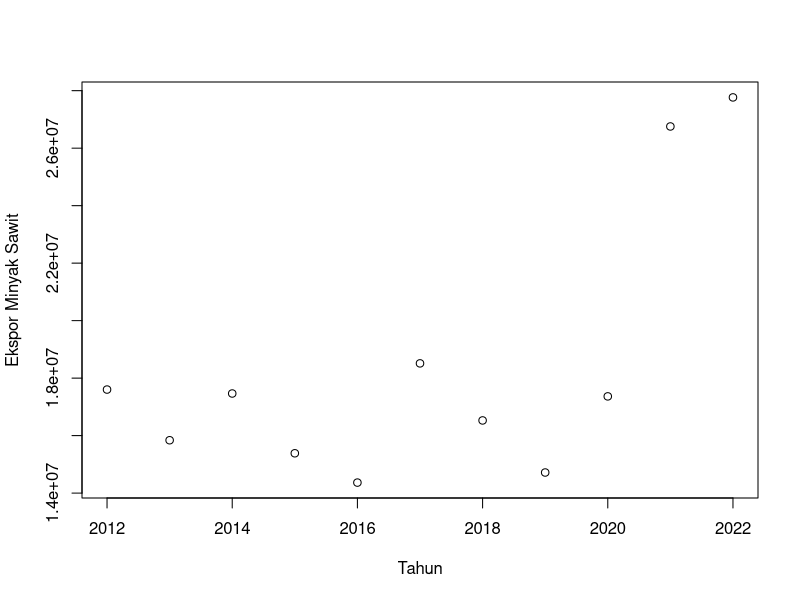
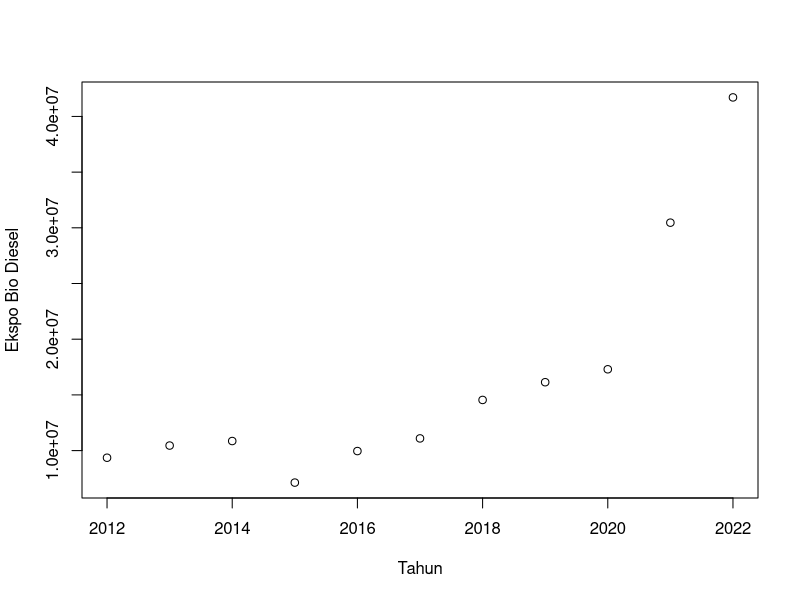
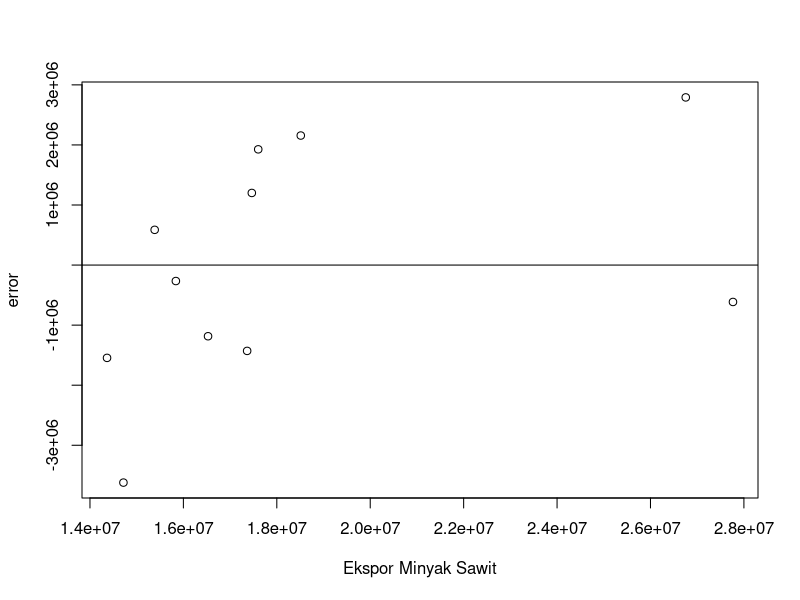
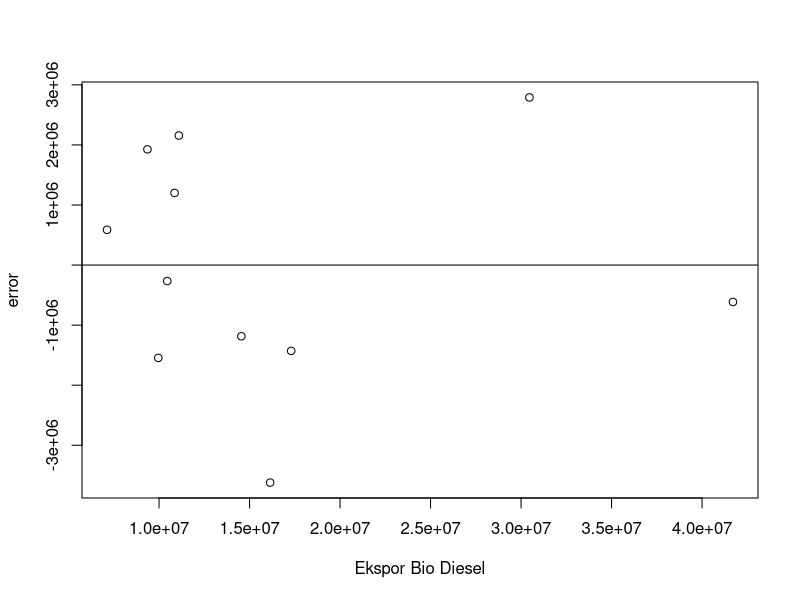

These figures' R source, in order:
## ---- chunk 1
#| warning: false
#| echo: true
setwd("D:/METOPEL UAS/KRISNA METOPEL")
library(readxl)
library(tidyverse)
library(kableExtra)
## ---- chunk 2
#impor dataset
read_excel("bio.xlsx")
dat <- read_excel("bio.xlsx")
kbl(dat) %>%
  kable_styling(bootstrap_options = c("striped", "hover", "condensed", "responsive"))
reg1<-lm(sawit~bio,data=dat)
## ---- chunk 3
plot(dat$tahun,dat$sawit,xlab="Tahun",ylab="Ekspor Minyak Sawit")
## ---- chunk 4
plot(dat$tahun,dat$bio,xlab="Tahun",ylab="Ekspo Bio Diesel")

## ---- chunk 5
dat$m<-resid(reg1)
plot(dat$sawit,dat$m,xlab="Ekspor Minyak Sawit",ylab="error")
abline(h=0) # membuat garis horizontal di y=0

## ---- chunk 6
dat$m<-resid(reg1)
plot(dat$bio,dat$m,xlab="Ekspor Bio Diesel",ylab="error")
abline(h=0)
## ---- chunk 7
summary(reg1)
